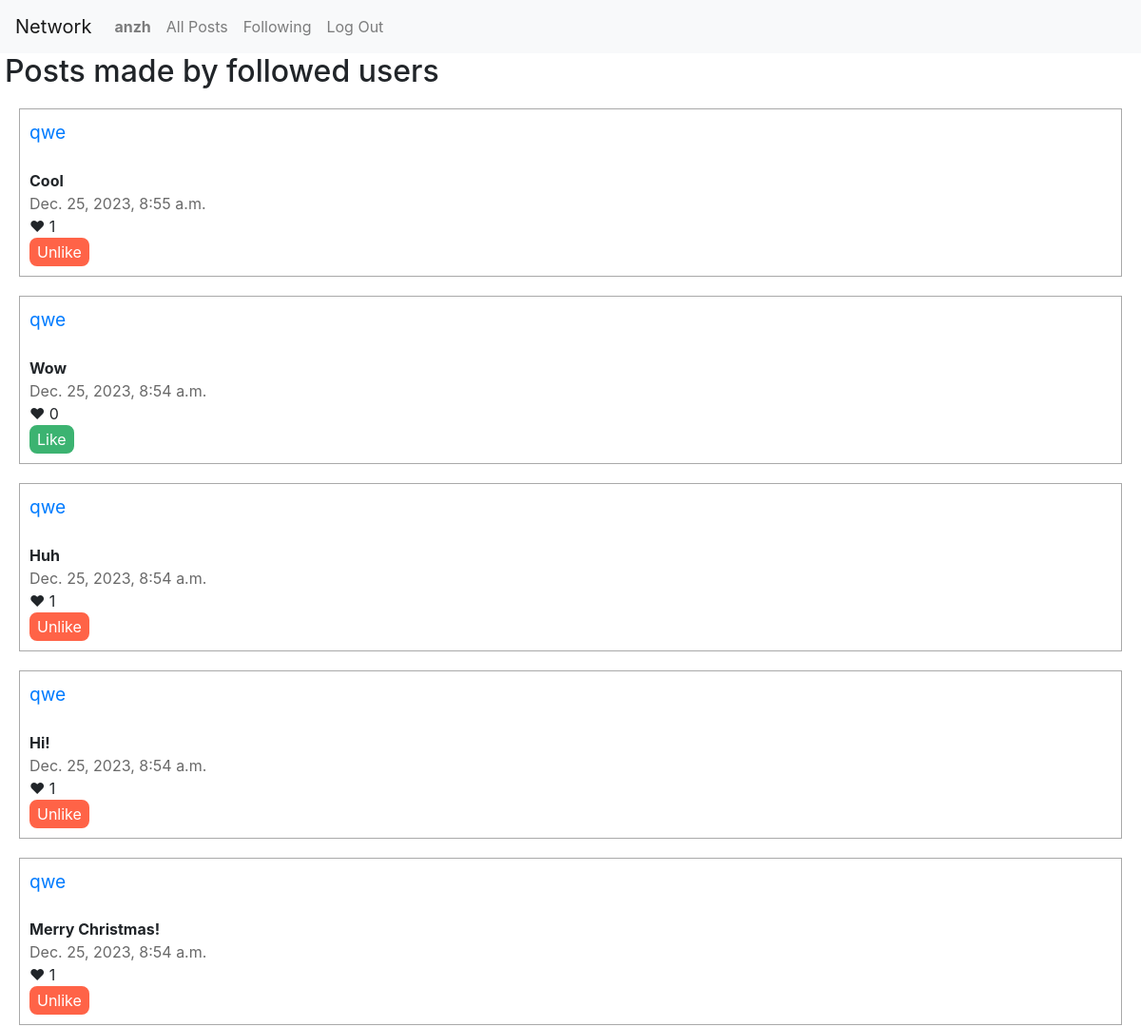
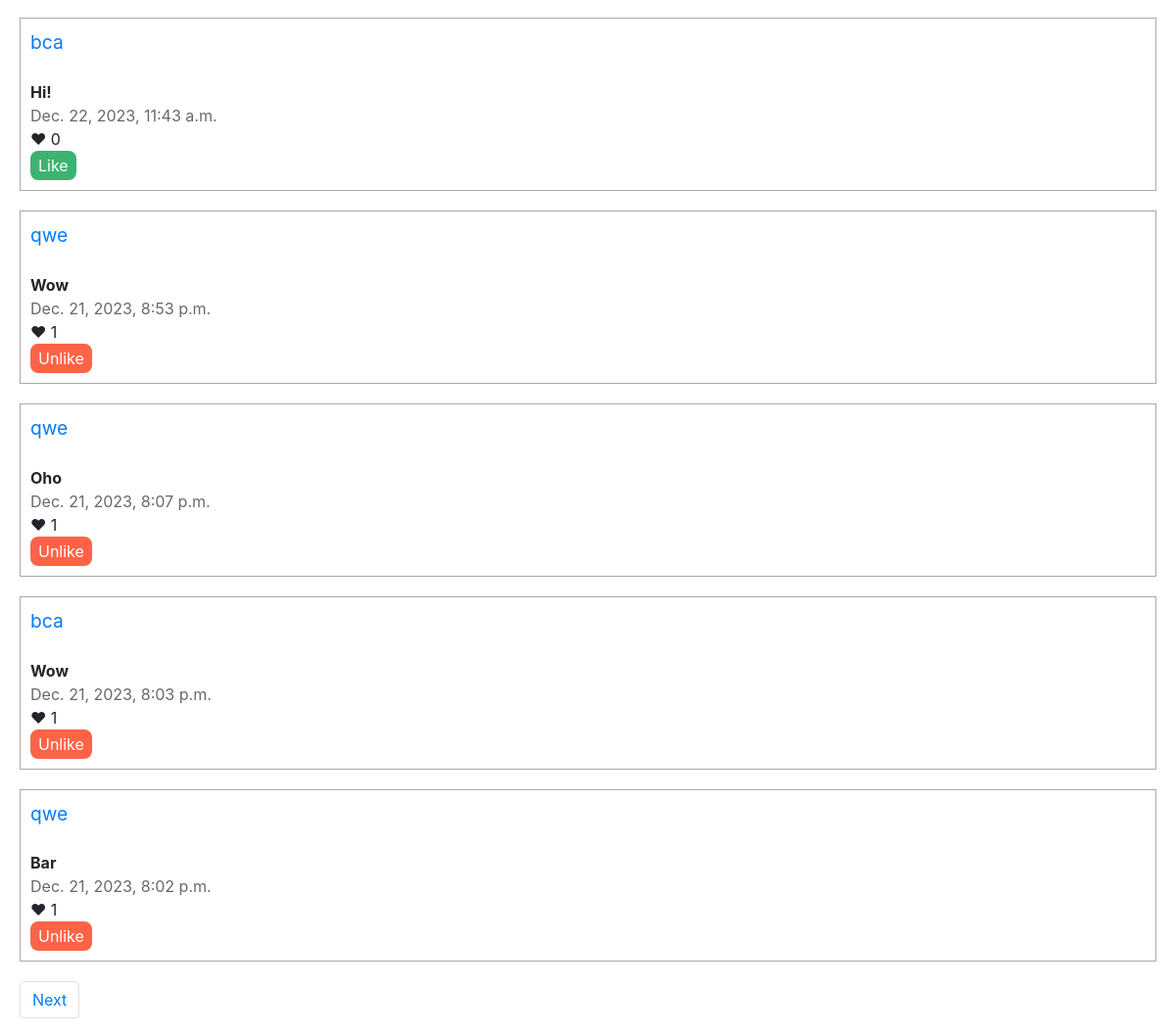
Page /following (signed in) on the committed database (2 pictures, top to bottom).
### network/models.py (models this page shows, shortened)
class User(AbstractUser):
    pass

class Post(models.Model):
    author = models.ForeignKey(User, on_delete=models.CASCADE, blank=True, null=True, related_name="author")
    content = models.TextField()
    time = models.DateTimeField(db_default=Now())
    likes = models.IntegerField(default=0)

### network/views.py (the view)
# urls.py: path("following", views.following, name="following"),
@login_required
def following(request):
    followed = Followers.objects.filter(follower=request.user)
    users = []
    for fol in followed:
        folld = fol.followed
        users.append(folld)
    posts = Post.objects.filter(author__in=users)
    posts = posts.order_by("-time").all()
    paginator = Paginator(posts, 10)
    page_number = request.GET.get('page')
    page_obj = paginator.get_page(page_number)
    try:
        likes = Like.objects.filter(user=request.user)
        liked_posts = []
        for like in likes:
            liked_posts.append(like.post)
    except:
        liked_posts = []
    return render(request, "network/following.html" , {
        "page_obj": page_obj,
        "liked_posts": liked_posts,
    })

### network/templates/network/following.html (shortened to what this page needs)
{% extends "network/layout.html" %}
{% load static %}
{% block body %}
    <h2 style="padding-left: 5px;">Posts made by followed users</h2>
    {% for post in page_obj %}
        <div id="edit {{post.id}}" style="border-style: solid; border-width: 1px; border-color: darkgrey; padding: 10px; margin: 20px;">
            <span style="font-size: larger;"><a href="{% url 'profile' username=post.author %}">{{ post.author }}</a></span><br/><br/>
            <strong><span id="s {{post.id}}">{{ post.content }}</span></strong><br/>
            <span style="color: dimgray;">{{ post.time }}</span><br/>
            &#10084; <span id="l {{post.id}}">{{ post.likes }}</span><br/>
            {% if user.is_authenticated %}
                {% if post not in liked_posts %}
                    <button id="like {{ post.id }}" onclick="like('{{ post.id }}')" style="display: block; background-color: mediumseagreen; border-radius: 8px; color: white; border: 2px solid mediumseagreen;" value="Like">Like</button>
                {% else %}
                    <button id="unlike {{ post.id }}" onclick="unlike('{{ post.id }}')" style="display: block; background-color: tomato; border-radius: 8px; color: white; border: 2px solid tomato;" value="Unlike">Unlike</button>
                {% endif %}
            {% endif %}
        </div>
    {% endfor %}
<nav aria-label="Page navigation example">
    <ul class="pagination">
        {% if page_obj.has_next %}
            <li class="page-item" style="padding-left: 20px;"><a class="page-link" href="?page={{ page_obj.next_page_number }}">Next</a></li>
        {% endif %}
    </ul>
</nav>
{% endblock %}

### network/templates/network/layout.html (shortened to what this page needs)
{% load static %}
<!DOCTYPE html>
<html lang="en">
    <head>
        <link rel="stylesheet" href="https://stackpath.bootstrapcdn.com/bootstrap/4.4.1/css/bootstrap.min.css">
        <link href="{% static 'network/styles.css' %}" rel="stylesheet">
    </head>
    <body>
        <nav class="navbar navbar-expand-lg navbar-light bg-light">
            <a class="navbar-brand" href="{% url 'index' %}">Network</a>
            <div>
              <ul class="navbar-nav mr-auto">
                {% if user.is_authenticated %}
                    <li class="nav-item">
                        <a class="nav-link" href="{% url 'profile' username=request.user %}"><strong>{{ user.username }}</strong></a>
                    </li>
                {% endif %}
                <li class="nav-item">
                  <a class="nav-link" href="{% url 'index' %}">All Posts</a>
                </li>
                {% if user.is_authenticated %}
                    <li class="nav-item">
                        <a class="nav-link" href="{% url 'following' %}">Following</a>
                    </li>
                    <li class="nav-item">
                        <a class="nav-link" href="{% url 'logout' %}">Log Out</a>
                    </li>
                {% endif %}
              </ul>
            </div>
          </nav>
        <div class="body">
            {% block body %}
            {% endblock %}
        </div>
    </body>
</html>

### rows in the picture
User: username "anzh"
Post: author "qwe", content "Cool", time "Dec. 25, 2023, 8:55 a.m.", likes "1"
Post: author "qwe", content "Wow", time "Dec. 25, 2023, 8:54 a.m.", likes "0"
Post: author "qwe", content "Huh", time "Dec. 25, 2023, 8:54 a.m.", likes "1"
Post: author "qwe", content "Hi!", time "Dec. 25, 2023, 8:54 a.m.", likes "1"
Post: author "qwe", content "Merry Christmas!", time "Dec. 25, 2023, 8:54 a.m.", likes "1"
Post: author "bca", content "Hi!", time "Dec. 22, 2023, 11:43 a.m.", likes "0"
Post: author "qwe", content "Wow", time "Dec. 21, 2023, 8:53 p.m.", likes "1"
Post: author "qwe", content "Oho", time "Dec. 21, 2023, 8:07 p.m.", likes "1"
Post: author "bca", content "Wow", time "Dec. 21, 2023, 8:03 p.m.", likes "1"
Post: author "qwe", content "Bar", time "Dec. 21, 2023, 8:02 p.m.", likes "1"
